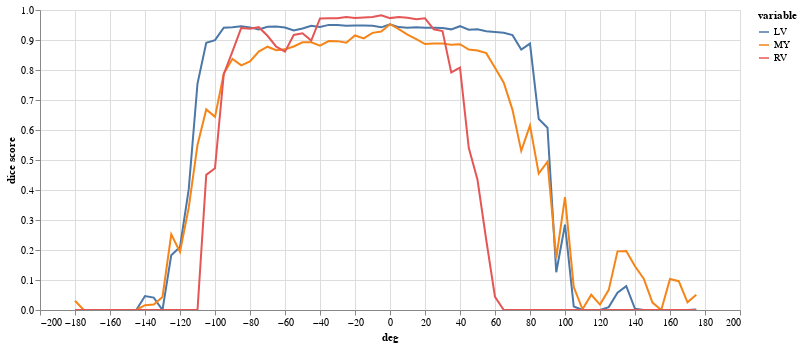

The code cell stored with this chart in its notebook:
### Code cell
(alt
 .Chart(results.melt(id_vars=['deg'],value_vars=['LV','MY','RV'],value_name='dice score'))
 .mark_line()
 .encode(
     x="deg",
     y="dice score",
     color="variable",
     tooltip="dice score"
 )
 .properties(width=700,height=300)
 .interactive()
)

### Figure 1 — Vega-Lite specification as saved in the notebook (floating-point values rounded to 4 significant figures; data arrays with more than 128 entries replaced by an {"elided": "..."} marker saying what was removed)
{"config": {"view": {"continuousWidth": 400, "continuousHeight": 300}}, "data": {"name": "data-6d381ba0187cb7c0793390727209e48d"}, "mark": "line", "encoding": {"color": {"field": "variable", "type": "nominal"}, "tooltip": {"field": "dice score", "type": "quantitative"}, "x": {"field": "deg", "type": "quantitative"}, "y": {"field": "dice score", "type": "quantitative"}}, "height": 300, "selection": {"selector002": {"type": "interval", "bind": "scales", "encodings": ["x", "y"]}}, "width": 700, "$schema": "https://vega.github.io/schema/vega-lite/v4.17.0.json", "datasets": {"data-6d381ba0187cb7c0793390727209e48d": {"elided": "216 records"}}}
